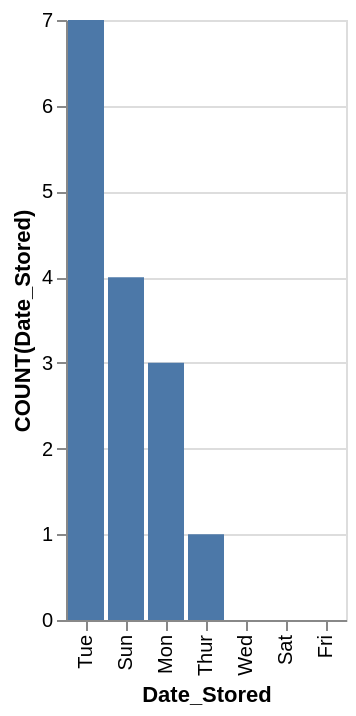

The Vega-Lite source for this figure:
### Vega-Lite specification from a JSON file in a GitHub repository (floating-point values rounded to 4 significant figures)
{"data": {"values": [{"x_data": "Tue", "y_data": 7}, {"x_data": "Sun", "y_data": 4}, {"x_data": "Mon", "y_data": 3}, {"x_data": "Thur", "y_data": 1}, {"x_data": "Wed", "y_data": 0}, {"x_data": "Sat", "y_data": 0}, {"x_data": "Fri", "y_data": 0}]}, "mark": "bar", "encoding": {"x": {"field": "x_data", "type": "nominal", "title": "Date_Stored", "sort": {"op": "sum", "field": "y_data", "order": "descending"}}, "y": {"field": "y_data", "type": "quantitative", "title": "COUNT(Date_Stored)"}}}
